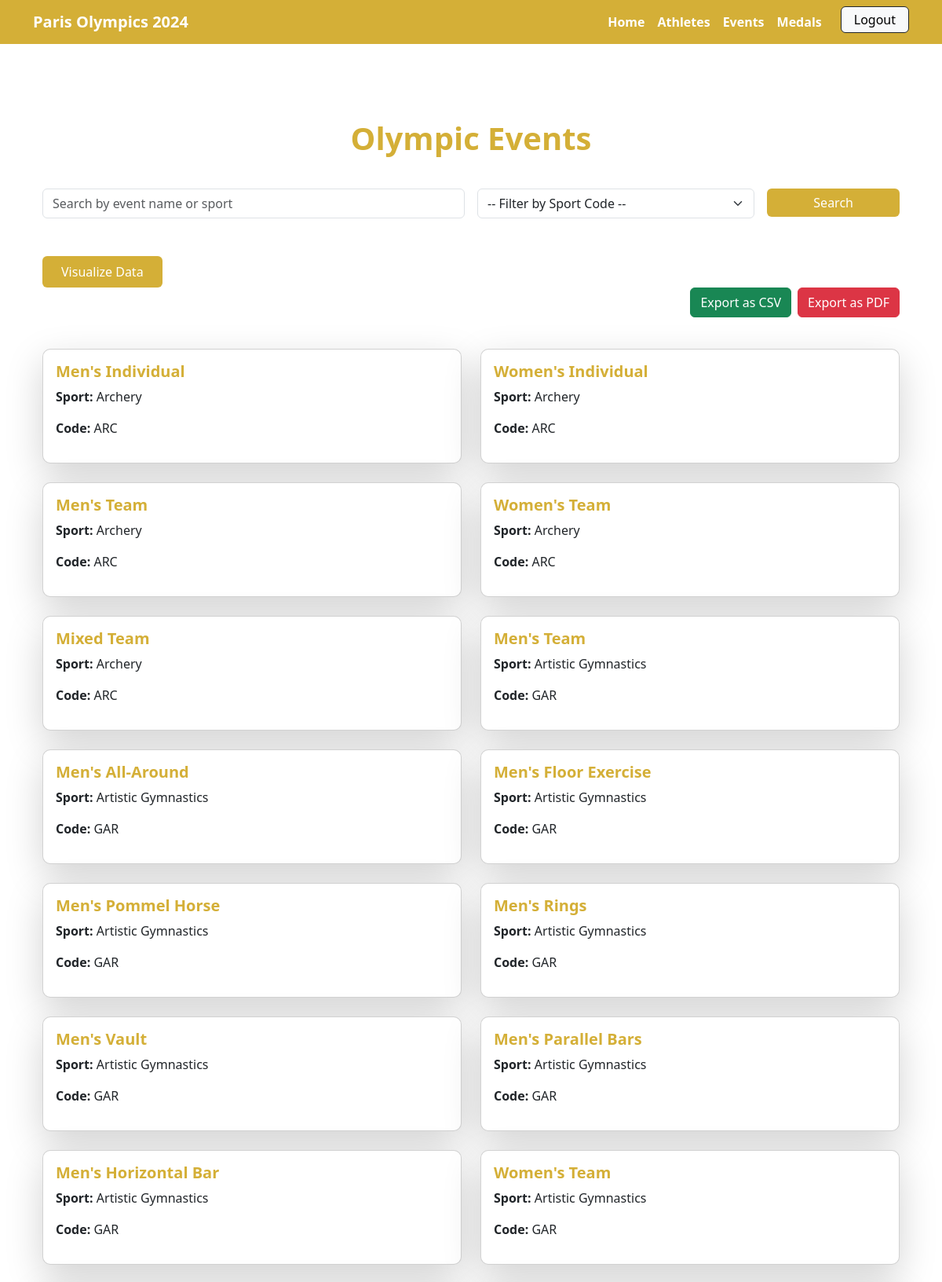
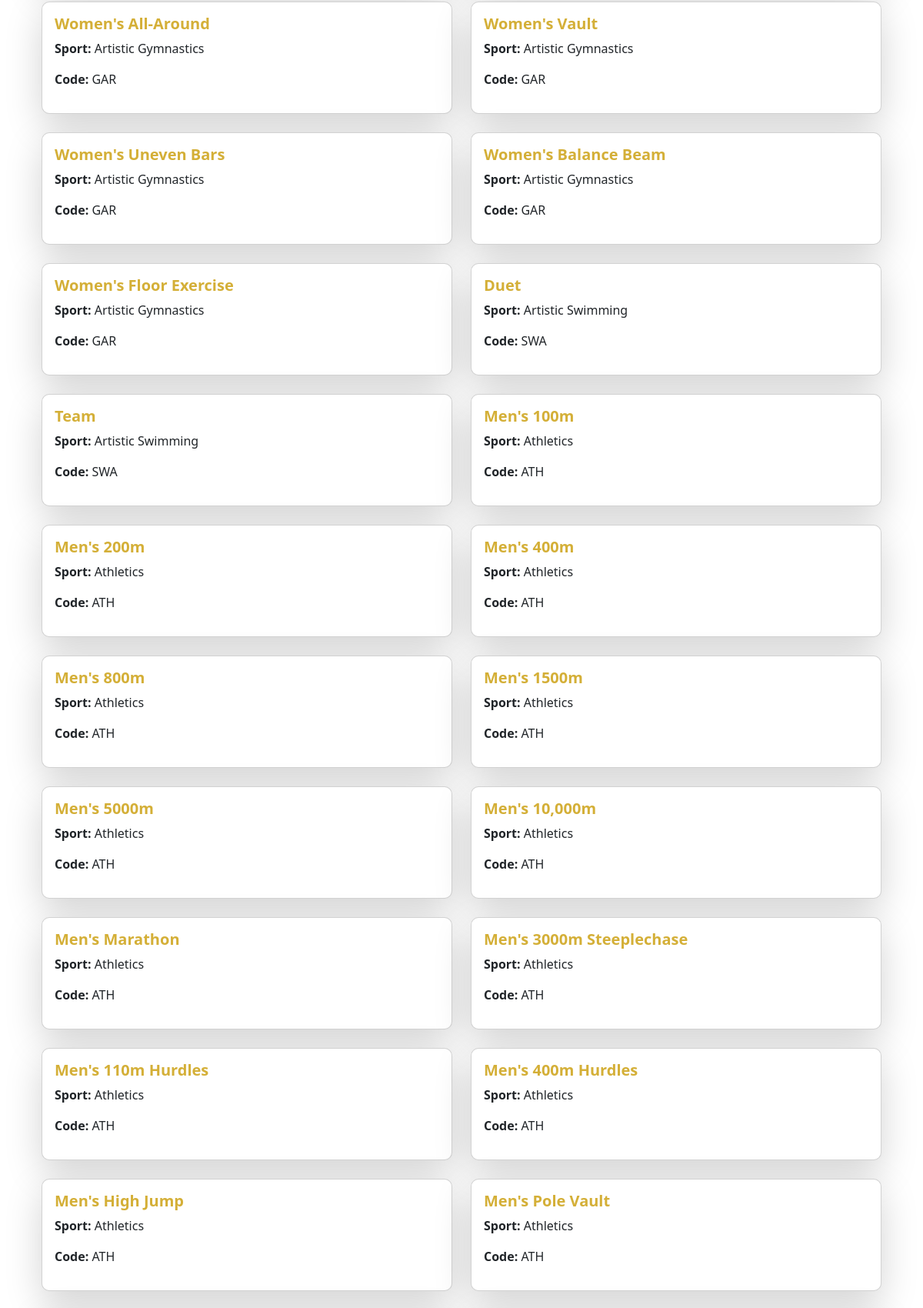
/events/ (signed in, upper part), run on the app's committed database (2 pictures, top to bottom).
### olympics/models.py (models this page shows, shortened)
class Event(models.Model):
    name = models.CharField(max_length=255)
    sport = models.CharField(max_length=100)
    sport_code = models.CharField(max_length=20, null=True, blank=True)  # Allow null

### olympics/views.py (the view)
# urls.py: path('events/', views.events_list, name='events_list'),
@login_required
def events_list(request):
    query = request.GET.get('q', '')  # Get the search query
    sport_filter = request.GET.get('sport_code', '')  # Get the sport code filter
    events = Event.objects.all()
    if query:
        events = events.filter(
            Q(name__icontains=query) | Q(sport__icontains=query)
        )
    if sport_filter:
        events = events.filter(sport_code__icontains=sport_filter)
    sport_codes = Event.objects.values_list('sport_code', flat=True).distinct()
    return render(request, 'events.html', {
        'events': events,
        'sport_codes': sport_codes,
        'query': query,
        'sport_filter': sport_filter,
    })

### olympics/templates/events.html (shortened to what this page needs)
{% extends 'base.html' %}
{% block content %}
<div class="container mt-5">
    <h1 class="text-center text-golden fw-bold">Olympic Events</h1>
    <form method="get" class="row g-3 mt-4 mb-5">
        <div class="col-md-6">
            <input type="text" name="q" class="form-control" placeholder="Search by event name or sport" value="{{ query }}">
        </div>
        <div class="col-md-4">
            <select name="sport_code" class="form-select">
                <option value="">-- Filter by Sport Code --</option>
            </select>
        </div>
        <div class="col-md-2">
            <button type="submit" class="btn btn-golden w-100">Search</button>
        </div>
    </form>
    <div class="row mb-4">
        <div class="col-md-6 d-flex justify-content-start">
            <a href="{% url 'events_visualization' %}" target="_blank" class="btn btn-golden px-4 py-2">
                Visualize Data
            </a>
        </div>
        <div class="d-flex justify-content-end mb-3">
            <a href="{% url 'export_events_csv' %}?q={{ query }}&sport_code={{ sport_filter }}" class="btn btn-success me-2">Export as CSV</a>
            <a href="{% url 'export_events_pdf' %}?q={{ query }}&sport_code={{ sport_filter }}" class="btn btn-danger">Export as PDF</a>
        </div>
    </div>
    <div class="row">
        {% if events %}
            {% for event in events %}
                <div class="col-md-6 mb-4">
                    <div class="card shadow-lg">
                        <div class="card-body">
                            <h5 class="card-title text-golden fw-bold">{{ event.name }}</h5>
                            <p><strong>Sport:</strong> {{ event.sport }}</p>
                            <p><strong>Code:</strong> {{ event.sport_code }}</p>
                        </div>
                    </div>
                </div>
            {% endfor %}
        {% else %}
            <div class="col-12 text-center">
                <div class="alert alert-warning">No events found.</div>
            </div>
        {% endif %}
    </div>
</div>
{% endblock %}

### olympics/templates/base.html (style rules this page uses)
html, body { height: 100%; }
body { display: flex; flex-direction: column; }
.text-golden { color: #d4af37; }
.btn-golden { background-color: #d4af37; color: white; border: none; }
.card { border-radius: 10px; transition: transform 0.3s, box-shadow 0.3s; }

### data on the page
Event: name "Men's Individual", sport "Archery", sport_code "ARC"
Event: name "Women's Individual", sport "Archery", sport_code "ARC"
Event: name "Men's Team", sport "Archery", sport_code "ARC"
Event: name "Women's Team", sport "Archery", sport_code "ARC"
Event: name "Mixed Team", sport "Archery", sport_code "ARC"
Event: name "Men's Team", sport "Artistic Gymnastics", sport_code "GAR"
Event: name "Men's All-Around", sport "Artistic Gymnastics", sport_code "GAR"
Event: name "Men's Floor Exercise", sport "Artistic Gymnastics", sport_code "GAR"
Event: name "Men's Pommel Horse", sport "Artistic Gymnastics", sport_code "GAR"
Event: name "Men's Rings", sport "Artistic Gymnastics", sport_code "GAR"
Event: name "Men's Vault", sport "Artistic Gymnastics", sport_code "GAR"
Event: name "Men's Parallel Bars", sport "Artistic Gymnastics", sport_code "GAR"
Event: name "Men's Horizontal Bar", sport "Artistic Gymnastics", sport_code "GAR"
Event: name "Women's Team", sport "Artistic Gymnastics", sport_code "GAR"
Event: name "Women's All-Around", sport "Artistic Gymnastics", sport_code "GAR"
Event: name "Women's Vault", sport "Artistic Gymnastics", sport_code "GAR"
Event: name "Women's Uneven Bars", sport "Artistic Gymnastics", sport_code "GAR"
Event: name "Women's Balance Beam", sport "Artistic Gymnastics", sport_code "GAR"
Event: name "Women's Floor Exercise", sport "Artistic Gymnastics", sport_code "GAR"
Event: name "Duet", sport "Artistic Swimming", sport_code "SWA"
Event: name "Team", sport "Artistic Swimming", sport_code "SWA"
Event: name "Men's 100m", sport "Athletics", sport_code "ATH"
Event: name "Men's 200m", sport "Athletics", sport_code "ATH"
Event: name "Men's 400m", sport "Athletics", sport_code "ATH"
Event: name "Men's 800m", sport "Athletics", sport_code "ATH"
Event: name "Men's 1500m", sport "Athletics", sport_code "ATH"
Event: name "Men's 5000m", sport "Athletics", sport_code "ATH"
Event: name "Men's 10,000m", sport "Athletics", sport_code "ATH"
Event: name "Men's Marathon", sport "Athletics", sport_code "ATH"
Event: name "Men's 3000m Steeplechase", sport "Athletics", sport_code "ATH"
Event: name "Men's 110m Hurdles", sport "Athletics", sport_code "ATH"
Event: name "Men's 400m Hurdles", sport "Athletics", sport_code "ATH"
Event: name "Men's High Jump", sport "Athletics", sport_code "ATH"
Event: name "Men's Pole Vault", sport "Athletics", sport_code "ATH"
